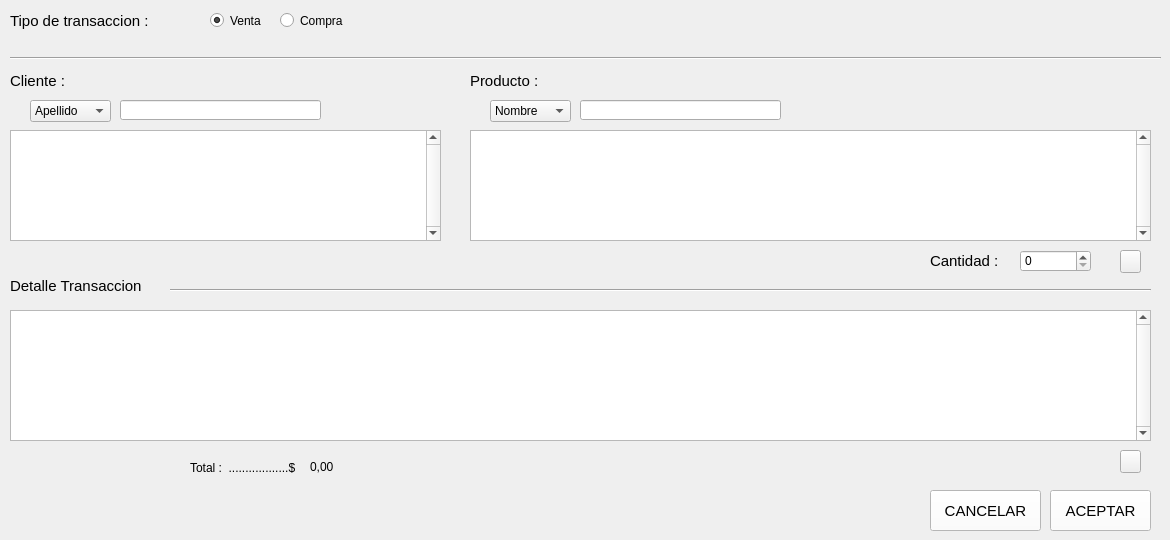
    <widget class="QWidget" name="tab_Transacciones">
     <attribute name="title">
      <string>Transacciones</string>
     </attribute>
     <widget class="QRadioButton" name="rbCompra_t">
      <property name="geometry">
       <rect>
        <x>280</x>
        <y>12</y>
        <width>81</width>
        <height>17</height>
       </rect>
      </property>
      <property name="font">
       <font>
        <family>MS Shell Dlg 2</family>
        <pointsize>9</pointsize>
        <weight>50</weight>
        <italic>false</italic>
        <bold>false</bold>
       </font>
      </property>
      <property name="styleSheet">
       <string notr="true">font: 9pt &quot;MS Shell Dlg 2&quot;;</string>
      </property>
      <property name="text">
       <string>Compra</string>
      </property>
     </widget>
     <widget class="QRadioButton" name="rbVenta_t">
      <property name="geometry">
       <rect>
        <x>210</x>
        <y>12</y>
        <width>61</width>
        <height>17</height>
       </rect>
      </property>
      <property name="font">
       <font>
        <family>MS Shell Dlg 2</family>
        <pointsize>9</pointsize>
        <weight>50</weight>
        <italic>false</italic>
        <bold>false</bold>
       </font>
      </property>
      <property name="styleSheet">
       <string notr="true">font: 9pt &quot;MS Shell Dlg 2&quot;;</string>
      </property>
      <property name="text">
       <string>Venta</string>
      </property>
      <property name="checked">
       <bool>true</bool>
      </property>
     </widget>
     <widget class="QLineEdit" name="txtFilterCliente_t">
      <property name="geometry">
       <rect>
        <x>120</x>
        <y>100</y>
        <width>201</width>
        <height>20</height>
       </rect>
      </property>
      <property name="font">
       <font>
        <family>MS Shell Dlg 2</family>
        <pointsize>9</pointsize>
        <weight>50</weight>
        <italic>false</italic>
        <bold>false</bold>
       </font>
      </property>
      <property name="styleSheet">
       <string notr="true">font: 9pt &quot;MS Shell Dlg 2&quot;;</string>
      </property>
     </widget>
     <widget class="QComboBox" name="cbFilterCliente_t">
      <property name="geometry">
       <rect>
        <x>30</x>
        <y>100</y>
        <width>81</width>
        <height>22</height>
       </rect>
      </property>
      <property name="font">
       <font>
        <family>MS Shell Dlg 2</family>
        <pointsize>9</pointsize>
        <weight>50</weight>
        <italic>false</italic>
        <bold>false</bold>
       </font>
      </property>
      <property name="styleSheet">
       <string notr="true">font: 9pt &quot;MS Shell Dlg 2&quot;;</string>
      </property>
      <item>
       <property name="text">
        <string>Apellido</string>
       </property>
      </item>
      <item>
       <property name="text">
        <string>Email</string>
       </property>
      </item>
     </widget>
     <widget class="QTableView" name="tvProductos_t">
      <property name="geometry">
       <rect>
        <x>470</x>
        <y>130</y>
        <width>681</width>
        <height>111</height>
       </rect>
      </property>
      <property name="styleSheet">
       <string notr="true">font: 9pt &quot;MS Shell Dlg 2&quot;;</string>
      </property>
      <property name="verticalScrollBarPolicy">
       <enum>Qt::ScrollBarAlwaysOn</enum>
      </property>
      <property name="horizontalScrollBarPolicy">
       <enum>Qt::ScrollBarAlwaysOff</enum>
      </property>
      <attribute name="verticalHeaderVisible">
       <bool>false</bool>
      </attribute>
      <attribute name="verticalHeaderHighlightSections">
       <bool>false</bool>
      </attribute>
     </widget>
     <widget class="QLineEdit" name="txtFilterProducto_t">
      <property name="geometry">
       <rect>
        <x>580</x>
        <y>100</y>
        <width>201</width>
        <height>20</height>
       </rect>
      </property>
      <property name="font">
       <font>
        <family>MS Shell Dlg 2</family>
        <pointsize>9</pointsize>
        <weight>50</weight>
        <italic>false</italic>
        <bold>false</bold>
       </font>
      </property>
      <property name="styleSheet">
       <string notr="true">font: 9pt &quot;MS Shell Dlg 2&quot;;</string>
      </property>
     </widget>
     <widget class="QComboBox" name="cbFilterProducto_t">
      <property name="geometry">
       <rect>
        <x>490</x>
        <y>100</y>
        <width>81</width>
        <height>22</height>
       </rect>
      </property>
      <property name="font">
       <font>
        <family>MS Shell Dlg 2</family>
        <pointsize>9</pointsize>
        <weight>50</weight>
        <italic>false</italic>
        <bold>false</bold>
       </font>
      </property>
      <property name="styleSheet">
       <string notr="true">font: 9pt &quot;MS Shell Dlg 2&quot;;</string>
      </property>
      <item>
       <property name="text">
        <string>Nombre</string>
       </property>
      </item>
      <item>
       <property name="text">
        <string>Marca</string>
       </property>
      </item>
      <item>
       <property name="text">
        <string>Rubro</string>
       </property>
      </item>
      <item>
       <property name="text">
        <string>Precio de Venta</string>
       </property>
      </item>
      <item>
       <property name="text">
        <string>Precio Compra</string>
       </property>
      </item>
     </widget>
     <widget class="QSpinBox" name="sbCantidadProducto_t">
      <property name="geometry">
       <rect>
        <x>1020</x>
        <y>250</y>
        <width>71</width>
        <height>22</height>
       </rect>
      </property>
      <property name="font">
       <font>
        <family>MS Shell Dlg 2</family>
        <pointsize>9</pointsize>
        <weight>50</weight>
        <italic>false</italic>
        <bold>false</bold>
       </font>
      </property>
      <property name="styleSheet">
       <string notr="true">font: 9pt &quot;MS Shell Dlg 2&quot;;</string>
      </property>
     </widget>
     <widget class="QTableView" name="tvDetalleTransaccion_t">
      <property name="geometry">
       <rect>
        <x>10</x>
        <y>310</y>
        <width>1141</width>
        <height>131</height>
       </rect>
      </property>
      <property name="styleSheet">
       <string notr="true">font: 9pt &quot;MS Shell Dlg 2&quot;;</string>
      </property>
      <property name="verticalScrollBarPolicy">
       <enum>Qt::ScrollBarAlwaysOn</enum>
      </property>
      <property name="horizontalScrollBarPolicy">
       <enum>Qt::ScrollBarAlwaysOff</enum>
      </property>
      <attribute name="verticalHeaderVisible">
       <bool>false</bool>
      </attribute>
      <attribute name="verticalHeaderHighlightSections">
       <bool>false</bool>
      </attribute>
     </widget>
     <widget class="QPushButton" name="btnSumarProducto_t">
      <property name="geometry">
       <rect>
        <x>1120</x>
        <y>250</y>
        <width>21</width>
        <height>23</height>
       </rect>
      </property>
      <property name="text">
       <string/>
      </property>
      <property name="icon">
       <iconset>
        <normaloff>../Img/mas.png</normaloff>../Img/mas.png</iconset>
      </property>
     </widget>
     <widget class="QPushButton" name="btnRestarProducto_t">
      <property name="geometry">
       <rect>
        <x>1120</x>
        <y>450</y>
        <width>21</width>
        <height>23</height>
       </rect>
      </property>
      <property name="text">
       <string/>
      </property>
      <property name="icon">
       <iconset>
        <normaloff>../Img/menos.png</normaloff>../Img/menos.png</iconset>
      </property>
     </widget>
     <widget class="QPushButton" name="btnAceptar_t">
      <property name="geometry">
       <rect>
        <x>1050</x>
        <y>490</y>
        <width>101</width>
        <height>41</height>
       </rect>
      </property>
      <property name="font">
       <font>
        <family>Segoe UI</family>
        <pointsize>11</pointsize>
        <weight>9</weight>
        <italic>false</italic>
        <bold>false</bold>
       </font>
      </property>
      <property name="styleSheet">
       <string notr="true">background-color: rgb(255, 255, 255);</string>
      </property>
      <property name="text">
       <string>ACEPTAR</string>
      </property>
      <property name="icon">
       <iconset>
        <normaloff>../Img/guardar.png</normaloff>../Img/guardar.png</iconset>
      </property>
      <property name="iconSize">
       <size>
        <width>20</width>
        <height>20</height>
       </size>
      </property>
     </widget>
     <widget class="QPushButton" name="btnCancelar_t">
      <property name="geometry">
       <rect>
        <x>930</x>
        <y>490</y>
        <width>111</width>
        <height>41</height>
       </rect>
      </property>
      <property name="font">
       <font>
        <family>Segoe UI</family>
        <pointsize>11</pointsize>
        <weight>9</weight>
        <italic>false</italic>
        <bold>false</bold>
       </font>
      </property>
      <property name="styleSheet">
       <string notr="true">background-color: rgb(255, 255, 255);</string>
      </property>
      <property name="text">
       <string>CANCELAR</string>
      </property>
      <property name="icon">
       <iconset>
        <normaloff>../Img/borrar.png</normaloff>../Img/borrar.png</iconset>
      </property>
      <property name="iconSize">
       <size>
        <width>20</width>
        <height>20</height>
       </size>
      </property>
     </widget>
     <widget class="Line" name="line1_t">
      <property name="geometry">
       <rect>
        <x>10</x>
        <y>50</y>
        <width>1151</width>
        <height>16</height>
       </rect>
      </property>
      <property name="orientation">
       <enum>Qt::Horizontal</enum>
      </property>
     </widget>
     <widget class="Line" name="line2_t">
      <property name="geometry">
       <rect>
        <x>170</x>
        <y>280</y>
        <width>981</width>
        <height>20</height>
       </rect>
      </property>
      <property name="orientation">
       <enum>Qt::Horizontal</enum>
      </property>
     </widget>
     <widget class="QLabel" name="label1_t">
      <property name="geometry">
       <rect>
        <x>10</x>
        <y>10</y>
        <width>181</width>
        <height>21</height>
       </rect>
      </property>
      <property name="font">
       <font>
        <family>Segoe UI</family>
        <pointsize>11</pointsize>
        <weight>9</weight>
        <italic>false</italic>
        <bold>false</bold>
       </font>
      </property>
      <property name="text">
       <string>Tipo de transaccion : </string>
      </property>
     </widget>
     <widget class="QLabel" name="label2_t">
      <property name="geometry">
       <rect>
        <x>10</x>
        <y>70</y>
        <width>71</width>
        <height>21</height>
       </rect>
      </property>
      <property name="font">
       <font>
        <family>Segoe UI</family>
        <pointsize>11</pointsize>
        <weight>9</weight>
        <italic>false</italic>
        <bold>false</bold>
       </font>
      </property>
      <property name="text">
       <string>Cliente : </string>
      </property>
     </widget>
     <widget class="QLabel" name="label3_t">
      <property name="geometry">
       <rect>
        <x>470</x>
        <y>70</y>
        <width>81</width>
        <height>21</height>
       </rect>
      </property>
      <property name="font">
       <font>
        <family>Segoe UI</family>
        <pointsize>11</pointsize>
        <weight>9</weight>
        <italic>false</italic>
        <bold>false</bold>
       </font>
      </property>
      <property name="text">
       <string>Producto : </string>
      </property>
     </widget>
     <widget class="QLabel" name="label4_t">
      <property name="geometry">
       <rect>
        <x>10</x>
        <y>275</y>
        <width>171</width>
        <height>21</height>
       </rect>
      </property>
      <property name="font">
       <font>
        <family>Segoe UI</family>
        <pointsize>11</pointsize>
        <weight>9</weight>
        <italic>false</italic>
        <bold>false</bold>
       </font>
      </property>
      <property name="text">
       <string>Detalle Transaccion </string>
      </property>
     </widget>
     <widget class="QLabel" name="label5_t">
      <property name="geometry">
       <rect>
        <x>930</x>
        <y>250</y>
        <width>81</width>
        <height>21</height>
       </rect>
      </property>
      <property name="font">
       <font>
        <family>Segoe UI</family>
        <pointsize>11</pointsize>
        <weight>9</weight>
        <italic>false</italic>
        <bold>false</bold>
       </font>
      </property>
      <property name="text">
       <string>Cantidad :</string>
      </property>
     </widget>
     <widget class="QTableView" name="tvClientes_t">
      <property name="geometry">
       <rect>
        <x>10</x>
        <y>130</y>
        <width>431</width>
        <height>111</height>
       </rect>
      </property>
      <property name="styleSheet">
       <string notr="true">font: 9pt &quot;MS Shell Dlg 2&quot;;</string>
      </property>
      <property name="verticalScrollBarPolicy">
       <enum>Qt::ScrollBarAlwaysOn</enum>
      </property>
      <property name="horizontalScrollBarPolicy">
       <enum>Qt::ScrollBarAlwaysOff</enum>
      </property>
      <attribute name="verticalHeaderHighlightSections">
       <bool>false</bool>
      </attribute>
     </widget>
     <widget class="QLabel" name="lblTotal">
      <property name="geometry">
       <rect>
        <x>310</x>
        <y>460</y>
        <width>46</width>
        <height>13</height>
       </rect>
      </property>
      <property name="text">
       <string>0,00</string>
      </property>
     </widget>
     <widget class="QLabel" name="label_2">
      <property name="geometry">
       <rect>
        <x>190</x>
        <y>460</y>
        <width>121</width>
        <height>16</height>
       </rect>
      </property>
      <property name="text">
       <string>Total :  ..................$</string>
      </property>
     </widget>
    </widget>
